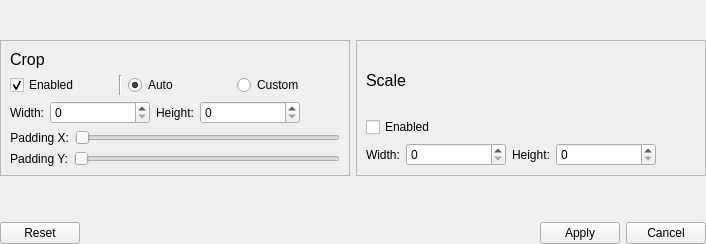
       <widget class="QWidget" name="page_6">
        <layout class="QGridLayout" name="gridLayout_12">
         <property name="leftMargin">
          <number>0</number>
         </property>
         <property name="topMargin">
          <number>0</number>
         </property>
         <property name="rightMargin">
          <number>0</number>
         </property>
         <property name="bottomMargin">
          <number>0</number>
         </property>
         <item row="1" column="0">
          <layout class="QHBoxLayout" name="horizontalLayout_28">
           <item>
            <widget class="QFrame" name="frame_2">
             <property name="frameShape">
              <enum>QFrame::StyledPanel</enum>
             </property>
             <property name="frameShadow">
              <enum>QFrame::Raised</enum>
             </property>
             <layout class="QGridLayout" name="gridLayout_8">
              <item row="0" column="0">
               <layout class="QVBoxLayout" name="verticalLayout_7">
                <item>
                 <widget class="QLabel" name="label_5">
                  <property name="font">
                   <font>
                    <pointsize>12</pointsize>
                   </font>
                  </property>
                  <property name="text">
                   <string>Crop</string>
                  </property>
                 </widget>
                </item>
                <item>
                 <layout class="QHBoxLayout" name="horizontalLayout_3">
                  <item>
                   <widget class="QCheckBox" name="checkBox">
                    <property name="text">
                     <string>Enabled</string>
                    </property>
                    <property name="checked">
                     <bool>true</bool>
                    </property>
                   </widget>
                  </item>
                  <item>
                   <widget class="Line" name="line">
                    <property name="orientation">
                     <enum>Qt::Vertical</enum>
                    </property>
                   </widget>
                  </item>
                  <item>
                   <widget class="QRadioButton" name="radioButton_7">
                    <property name="text">
                     <string>Auto</string>
                    </property>
                    <property name="checked">
                     <bool>true</bool>
                    </property>
                   </widget>
                  </item>
                  <item>
                   <widget class="QRadioButton" name="radioButton_6">
                    <property name="text">
                     <string>Custom</string>
                    </property>
                   </widget>
                  </item>
                 </layout>
                </item>
                <item>
                 <layout class="QHBoxLayout" name="horizontalLayout_10">
                  <item>
                   <layout class="QHBoxLayout" name="horizontalLayout_6">
                    <item>
                     <widget class="QLabel" name="label_10">
                      <property name="text">
                       <string>Width:</string>
                      </property>
                      <property name="alignment">
                       <set>Qt::AlignRight|Qt::AlignTrailing|Qt::AlignVCenter</set>
                      </property>
                     </widget>
                    </item>
                    <item>
                     <widget class="QSpinBox" name="spinBox_7">
                      <property name="sizePolicy">
                       <sizepolicy hsizetype="Fixed" vsizetype="Fixed">
                        <horstretch>0</horstretch>
                        <verstretch>0</verstretch>
                       </sizepolicy>
                      </property>
                      <property name="minimumSize">
                       <size>
                        <width>100</width>
                        <height>0</height>
                       </size>
                      </property>
                     </widget>
                    </item>
                   </layout>
                  </item>
                  <item>
                   <layout class="QHBoxLayout" name="horizontalLayout_9">
                    <item>
                     <widget class="QLabel" name="label_24">
                      <property name="sizePolicy">
                       <sizepolicy hsizetype="Preferred" vsizetype="Preferred">
                        <horstretch>0</horstretch>
                        <verstretch>0</verstretch>
                       </sizepolicy>
                      </property>
                      <property name="text">
                       <string>Height:</string>
                      </property>
                      <property name="alignment">
                       <set>Qt::AlignLeading|Qt::AlignLeft|Qt::AlignVCenter</set>
                      </property>
                     </widget>
                    </item>
                    <item>
                     <widget class="QSpinBox" name="spinBox_8">
                      <property name="sizePolicy">
                       <sizepolicy hsizetype="Fixed" vsizetype="Fixed">
                        <horstretch>0</horstretch>
                        <verstretch>0</verstretch>
                       </sizepolicy>
                      </property>
                      <property name="minimumSize">
                       <size>
                        <width>100</width>
                        <height>0</height>
                       </size>
                      </property>
                     </widget>
                    </item>
                    <item>
                     <spacer name="horizontalSpacer_4">
                      <property name="orientation">
                       <enum>Qt::Horizontal</enum>
                      </property>
                      <property name="sizeHint" stdset="0">
                       <size>
                        <width>40</width>
                        <height>20</height>
                       </size>
                      </property>
                     </spacer>
                    </item>
                   </layout>
                  </item>
                 </layout>
                </item>
                <item>
                 <layout class="QHBoxLayout" name="horizontalLayout_22">
                  <item>
                   <widget class="QLabel" name="label_25">
                    <property name="text">
                     <string>Padding X:</string>
                    </property>
                    <property name="alignment">
                     <set>Qt::AlignRight|Qt::AlignTrailing|Qt::AlignVCenter</set>
                    </property>
                   </widget>
                  </item>
                  <item>
                   <widget class="QSlider" name="horizontalSlider_4">
                    <property name="orientation">
                     <enum>Qt::Horizontal</enum>
                    </property>
                   </widget>
                  </item>
                 </layout>
                </item>
                <item>
                 <layout class="QHBoxLayout" name="horizontalLayout_24">
                  <item>
                   <widget class="QLabel" name="label_26">
                    <property name="text">
                     <string>Padding Y:</string>
                    </property>
                    <property name="alignment">
                     <set>Qt::AlignRight|Qt::AlignTrailing|Qt::AlignVCenter</set>
                    </property>
                   </widget>
                  </item>
                  <item>
                   <widget class="QSlider" name="horizontalSlider_5">
                    <property name="orientation">
                     <enum>Qt::Horizontal</enum>
                    </property>
                   </widget>
                  </item>
                 </layout>
                </item>
               </layout>
              </item>
             </layout>
            </widget>
           </item>
           <item>
            <widget class="QFrame" name="frame_3">
             <property name="frameShape">
              <enum>QFrame::StyledPanel</enum>
             </property>
             <property name="frameShadow">
              <enum>QFrame::Raised</enum>
             </property>
             <layout class="QGridLayout" name="gridLayout_9">
              <item row="0" column="0">
               <layout class="QVBoxLayout" name="verticalLayout_8">
                <item>
                 <widget class="QLabel" name="label_27">
                  <property name="font">
                   <font>
                    <pointsize>12</pointsize>
                   </font>
                  </property>
                  <property name="text">
                   <string>Scale</string>
                  </property>
                 </widget>
                </item>
                <item>
                 <widget class="QCheckBox" name="checkBox_2">
                  <property name="text">
                   <string>Enabled</string>
                  </property>
                 </widget>
                </item>
                <item>
                 <layout class="QHBoxLayout" name="horizontalLayout_27">
                  <item>
                   <layout class="QHBoxLayout" name="horizontalLayout_25">
                    <item>
                     <widget class="QLabel" name="label_28">
                      <property name="text">
                       <string>Width:</string>
                      </property>
                     </widget>
                    </item>
                    <item>
                     <widget class="QSpinBox" name="spinBox_9">
                      <property name="sizePolicy">
                       <sizepolicy hsizetype="Fixed" vsizetype="Fixed">
                        <horstretch>0</horstretch>
                        <verstretch>0</verstretch>
                       </sizepolicy>
                      </property>
                      <property name="minimumSize">
                       <size>
                        <width>100</width>
                        <height>0</height>
                       </size>
                      </property>
                     </widget>
                    </item>
                   </layout>
                  </item>
                  <item>
                   <layout class="QHBoxLayout" name="horizontalLayout_26">
                    <item>
                     <widget class="QLabel" name="label_29">
                      <property name="text">
                       <string>Height:</string>
                      </property>
                     </widget>
                    </item>
                    <item>
                     <widget class="QSpinBox" name="spinBox_10">
                      <property name="sizePolicy">
                       <sizepolicy hsizetype="Fixed" vsizetype="Fixed">
                        <horstretch>0</horstretch>
                        <verstretch>0</verstretch>
                       </sizepolicy>
                      </property>
                      <property name="minimumSize">
                       <size>
                        <width>100</width>
                        <height>0</height>
                       </size>
                      </property>
                     </widget>
                    </item>
                   </layout>
                  </item>
                  <item>
                   <spacer name="horizontalSpacer_6">
                    <property name="orientation">
                     <enum>Qt::Horizontal</enum>
                    </property>
                    <property name="sizeHint" stdset="0">
                     <size>
                      <width>40</width>
                      <height>20</height>
                     </size>
                    </property>
                   </spacer>
                  </item>
                 </layout>
                </item>
               </layout>
              </item>
             </layout>
            </widget>
           </item>
          </layout>
         </item>
         <item row="3" column="0">
          <layout class="QHBoxLayout" name="horizontalLayout_15">
           <item>
            <widget class="QPushButton" name="pushButton_8">
             <property name="text">
              <string>Reset</string>
             </property>
            </widget>
           </item>
           <item>
            <spacer name="horizontalSpacer_5">
             <property name="orientation">
              <enum>Qt::Horizontal</enum>
             </property>
             <property name="sizeType">
              <enum>QSizePolicy::MinimumExpanding</enum>
             </property>
             <property name="sizeHint" stdset="0">
              <size>
               <width>40</width>
               <height>20</height>
              </size>
             </property>
            </spacer>
           </item>
           <item>
            <widget class="QPushButton" name="pushButton_2">
             <property name="text">
              <string>Apply</string>
             </property>
            </widget>
           </item>
           <item>
            <widget class="QPushButton" name="pushButton">
             <property name="text">
              <string>Cancel</string>
             </property>
            </widget>
           </item>
          </layout>
         </item>
         <item row="0" column="0">
          <spacer name="verticalSpacer_7">
           <property name="orientation">
            <enum>Qt::Vertical</enum>
           </property>
           <property name="sizeHint" stdset="0">
            <size>
             <width>20</width>
             <height>40</height>
            </size>
           </property>
          </spacer>
         </item>
         <item row="2" column="0">
          <spacer name="verticalSpacer_8">
           <property name="orientation">
            <enum>Qt::Vertical</enum>
           </property>
           <property name="sizeHint" stdset="0">
            <size>
             <width>20</width>
             <height>40</height>
            </size>
           </property>
          </spacer>
         </item>
        </layout>
       </widget>
